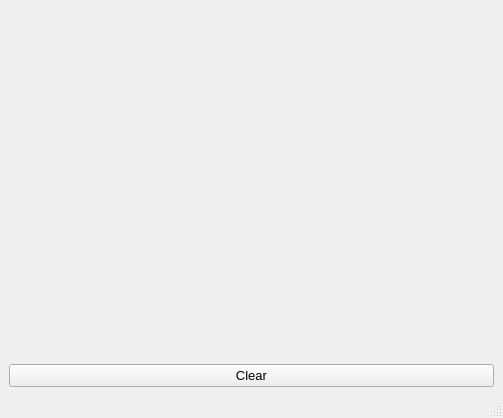
<?xml version="1.0" encoding="UTF-8"?>
<ui version="4.0">
 <class>MainWindow</class>
 <widget class="QMainWindow" name="MainWindow">
  <property name="geometry">
   <rect>
    <x>0</x>
    <y>0</y>
    <width>503</width>
    <height>418</height>
   </rect>
  </property>
  <property name="windowTitle">
   <string>MainWindow</string>
  </property>
  <widget class="QWidget" name="centralwidget">
   <layout class="QGridLayout" name="gridLayout">
    <item row="0" column="0">
     <widget class="QCustomPlot" name="widgetPlot" native="true"/>
    </item>
    <item row="1" column="0">
     <widget class="QPushButton" name="clearButton">
      <property name="font">
       <font>
        <pointsize>10</pointsize>
       </font>
      </property>
      <property name="text">
       <string>Clear</string>
      </property>
     </widget>
    </item>
   </layout>
  </widget>
  <widget class="QMenuBar" name="menubar">
   <property name="geometry">
    <rect>
     <x>0</x>
     <y>0</y>
     <width>503</width>
     <height>21</height>
    </rect>
   </property>
  </widget>
  <widget class="QStatusBar" name="statusbar"/>
 </widget>
 <customwidgets>
  <customwidget>
   <class>QCustomPlot</class>
   <extends>QWidget</extends>
   <header>qcustomplot.h</header>
   <container>1</container>
  </customwidget>
 </customwidgets>
 <resources/>
 <connections/>
</ui>
